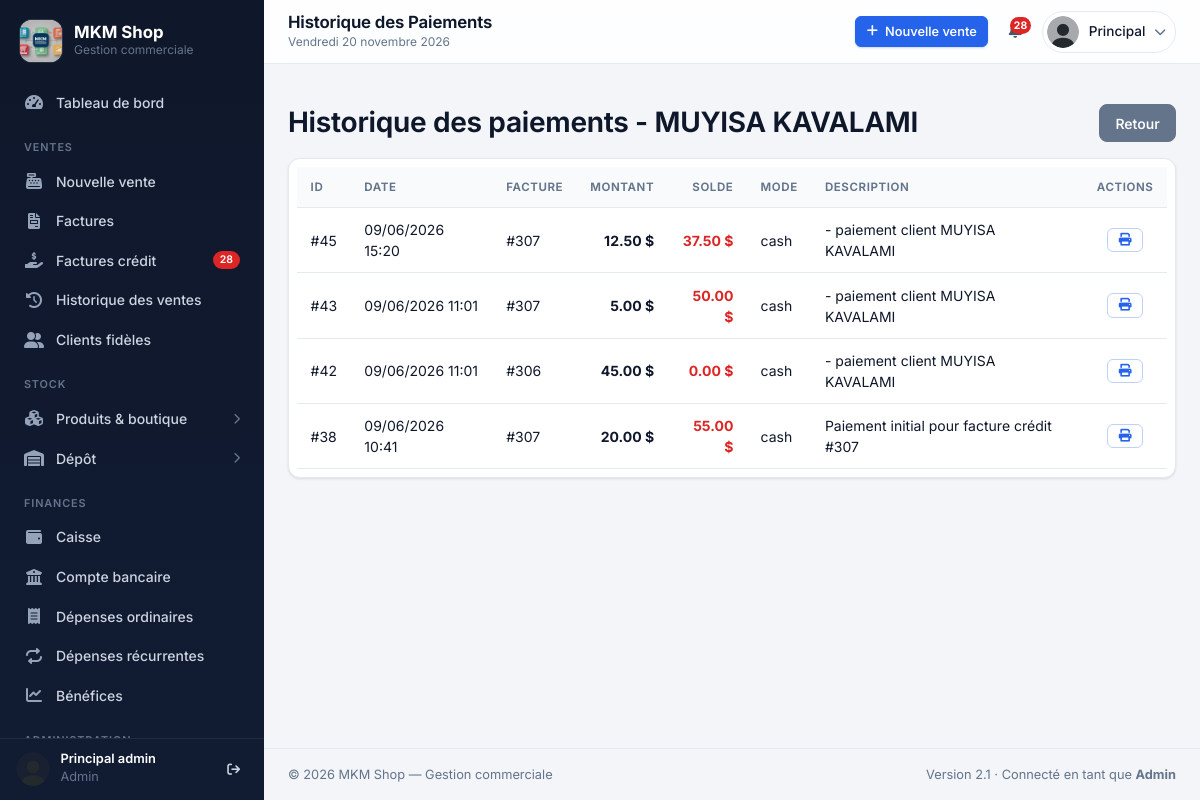
The app's page /paiements/client/1 (signed in) with its own data.
### app/models.py (models this page shows, shortened)
class User(UserMixin, db.Model):
    __tablename__ = 'user'
    id = db.Column(db.Integer, primary_key=True)
    email = db.Column(db.String(100), unique=True, nullable=False)
    password = db.Column(db.String(100), nullable=False)
    firstname = db.Column(db.String(100), nullable=True)
    lastname = db.Column(db.String(100), nullable=True)
    photo = db.Column(db.String(200), nullable=True)
    role = db.Column(db.String(50), default='vendeur')
    permissions = db.Column(JSON, nullable=True)
    def is_admin(self):
        return self.role == 'admin'
    PERMISSION_ALIASES = {
        'gestion_depenses_recurrentes': {'gestion_depenses_recurentes'},
    }
    def has_permission(self, permission):
        if self.is_admin():
            return True
        if not self.permissions:
            return False
        if permission in self.permissions:
            return True
        return any(alias in self.permissions for alias in self.PERMISSION_ALIASES.get(permission, ()))

class Clients(db.Model):
    __tablename__ = 'clients'
    id = db.Column(db.Integer, primary_key=True)
    nom = db.Column(db.String(100), unique=True, nullable=False)
    telephone = db.Column(db.String(50), nullable=True)
    email = db.Column(db.String(100), nullable=True)
    adresse = db.Column(db.String(200), nullable=True)
    notes = db.Column(db.Text, nullable=True)
    date_creation = db.Column(db.DateTime, default=datetime.utcnow)

class Paiements(db.Model):
    __tablename__ = 'paiements'
    id = db.Column(db.Integer, primary_key=True)
    facture_id = db.Column(db.Integer, db.ForeignKey('factures.id'), nullable=False)
    montant = db.Column(db.Float, nullable=False)
    date_paiement = db.Column(db.DateTime, nullable=False, default=datetime.now)
    description = db.Column(db.String(200))
    mode_paiement = db.Column(db.String(50), default='cash')
    facture = db.relationship('Factures', backref=db.backref('paiements', lazy=True))

### app/routes.py (the view)
@bp.route('/paiements/client/<int:client_id>')
@login_required
@permission_required('gestion_ventes')
def historique_paiements_client(client_id):
    client = Clients.query.get_or_404(client_id)
    factures = Factures.query.filter_by(client_id=client_id).all()
    facture_ids = [f.id for f in factures]
    paiements = Paiements.query.filter(Paiements.facture_id.in_(facture_ids)).order_by(Paiements.date_paiement.asc()).all()
    paiements_with_solde = []
    solde_par_facture = {}
    for paiement in paiements:
        facture = paiement.facture
        if facture.id not in solde_par_facture:
            solde_par_facture[facture.id] = facture.montant_total
        solde_par_facture[facture.id] -= paiement.montant
        paiements_with_solde.append({
            'id': paiement.id,
            'montant': paiement.montant,
            'date_paiement': paiement.date_paiement,
            'mode_paiement': paiement.mode_paiement,
            'description': paiement.description,
            'facture_id': paiement.facture_id,
            'solde': max(solde_par_facture[paiement.facture_id], 0)
        })
    paiements_with_solde.reverse()
    return render_template('historique_paiements_client.html', client=client, paiements=paiements_with_solde)

### app/routes.py (called while the page is built)
def peut_voir_couts(user):
    return bool(user and user.is_authenticated and user.has_permission('voir_benefice'))

def permission_required(permission):
    def decorator(f):
        @wraps(f)
        def decorated_function(*args, **kwargs):
            if not current_user.has_permission(permission):
                flash("Accès refusé. Vous n'avez pas les permissions nécessaires.", 'danger')
                return redirect(url_for('routes.index'))
            return f(*args, **kwargs)
        return decorated_function
    return decorator

@bp.context_processor
def inject_common_variables():
    common_vars = {'factures_credit_count': 0, 'peut_voir_couts': peut_voir_couts(current_user)}
    try:
        if current_user.is_authenticated and hasattr(current_user, 'has_permission'):
            if current_user.has_permission('voir_historique_vente'):
                common_vars['factures_credit_count'] = Factures.query.filter(
                    Factures.montant_credit > 0,
                    or_(Factures.annulee == False, Factures.annulee.is_(None))
                ).count()
    except Exception as e:
        logger.warning(f"Erreur dans le context processor: {e}")
        common_vars['factures_credit_count'] = 0
    return common_vars

@login_manager.user_loader
def load_user(user_id):
    return User.query.get(int(user_id))

### app/templates/historique_paiements_client.html (shortened to what this page needs)
{% extends "layout.html" %}
{% block content %}
<div class="container py-3">
    <div class="d-flex justify-content-between align-items-center mb-3">
        <h3 class="mb-0">Historique des paiements - {{ client.nom }}</h3>
        <a href="{{ url_for('routes.factures_credit') }}" class="btn btn-secondary">Retour</a>
    </div>
    <div class="card">
        <div class="card-body p-2">
            {% if paiements %}
            <div class="table-responsive">
                <table class="table table-sm mb-0">
                    <thead class="table-light">
                        <tr>
                            <th>ID</th>
                            <th>Date</th>
                            <th>Facture</th>
                            <th class="text-end">Montant</th>
                            <th class="text-end">Solde</th>
                            <th>Mode</th>
                            <th>Description</th>
                            <th class="text-center">Actions</th>
                        </tr>
                    </thead>
                    <tbody>
                        {% for p in paiements %}
                        <tr>
                            <td>#{{ p.id }}</td>
                            <td>{{ p.date_paiement.strftime('%d/%m/%Y %H:%M') }}</td>
                            <td>#{{ p.facture_id }}</td>
                            <td class="text-end fw-bold">{{ "%.2f"|format(p.montant) }} $</td>
                            <td class="text-end fw-bold text-danger">{{ "%.2f"|format(p.solde) }} $</td>
                            <td>{{ p.mode_paiement }}</td>
                            <td>{{ p.description or '-' }}</td>
                            <td class="text-center">
                                <a href="{{ url_for('routes.imprimer_recu_paiement', paiement_id=p.id) }}" class="btn btn-sm btn-outline-primary" target="_blank">
                                    <i class="fas fa-print"></i>
                                </a>
                            </td>
                        </tr>
                        {% endfor %}
                    </tbody>
                </table>
            </div>
            {% else %}
            <div class="text-center p-4 text-muted">Aucun paiement trouvé pour ce client.</div>
            {% endif %}
        </div>
    </div>
</div>
{% endblock %}

### app/templates/layout.html (shortened to what this page needs)
<!DOCTYPE html>
<html lang="fr">
<head>
    <link href="{{ url_for('static', filename='css/bootstrap.min.css') }}" rel="stylesheet">
    <link href="{{ url_for('static', filename='css/all.min.css') }}" rel="stylesheet">
    <link href="{{ url_for('static', filename='css/style.css') }}" rel="stylesheet">
</head>
<body>
    {% set ep = request.endpoint or '' %}
    {% set photo_profil = url_for('static', filename=current_user.photo if current_user.is_authenticated and current_user.photo else 'uploads/default.png') %}
    {% macro nav_item(endpoint, href, icon, label, badge=None) -%}
        <a href="{{ href }}" class="nav-link {% if request.endpoint == endpoint %}active{% endif %}">
            <i class="fas {{ icon }}"></i><span>{{ label }}</span>
            {% if badge %}<span class="badge bg-danger rounded-pill">{{ badge }}</span>{% endif %}
        </a>
    {%- endmacro %}
    <aside class="sidebar" id="sidebar" aria-label="Navigation principale">
        <div class="sidebar-brand">
            <img src="{{ url_for('static', filename='uploads/logo.png') }}" alt="Logo MKM">
            <div>
                <div class="brand-name">MKM Shop</div>
                <div class="brand-sub">Gestion commerciale</div>
            </div>
        </div>
        <nav class="sidebar-nav">
            {{ nav_item('routes.index', '/', 'fa-gauge-high', 'Tableau de bord') }}
            {% if current_user.is_authenticated %}
                {% if current_user.has_permission('gestion_ventes') or current_user.has_permission('voir_historique_vente') %}
                    <div class="nav-section">Ventes</div>
                    {% if current_user.has_permission('gestion_ventes') %}
                        {{ nav_item('routes.ventes', '/ventes', 'fa-cash-register', 'Nouvelle vente') }}
                    {% endif %}
                    {% if current_user.has_permission('voir_historique_vente') %}
                        {{ nav_item('routes.factures', '/factures', 'fa-file-invoice', 'Factures') }}
                        {{ nav_item('routes.factures_credit', '/factures_credit', 'fa-hand-holding-dollar', 'Factures crédit', factures_credit_count if factures_credit_count > 0 else None) }}
                        {{ nav_item('routes.historique_ventes', '/historique_ventes', 'fa-clock-rotate-left', 'Historique des ventes') }}
                    {% endif %}
                    {% if current_user.has_permission('gestion_ventes') %}
                        {{ nav_item('routes.gestion_clients', '/gestion_clients', 'fa-user-group', 'Clients fidèles') }}
                    {% endif %}
                {% endif %}
                {% set voir_stock = current_user.has_permission('gestion_produits') or current_user.has_permission('voir_stock_boutique') or current_user.has_permission('voir_stock_globale') %}
                {% set voir_depot = current_user.has_permission('gestion_depot') or current_user.has_permission('voir_stock_depot') %}
                {% if voir_stock or voir_depot %}
                    <div class="nav-section">Stock</div>
                    {% if voir_stock %}
                        {% set produits_eps = ['routes.gestion_produits', 'routes.entrees_sorties', 'routes.stock_boutique', 'routes.stock_global', 'routes.produits_en_route'] %}
                        <button type="button" class="nav-link nav-group-toggle {% if ep in produits_eps %}active has-active{% endif %}" data-group="produits" aria-expanded="{{ 'true' if ep in produits_eps else 'false' }}">
                            <i class="fas fa-cubes"></i><span>Produits &amp; boutique</span><i class="fas fa-chevron-right chevron"></i>
                        </button>
                    {% endif %}
                    {% if voir_depot %}
                        {% set depot_eps = ['routes.gestion_transactions_depot', 'routes.gestion_livraisons', 'routes.stock_depot', 'routes.livraisons_client'] %}
                        <button type="button" class="nav-link nav-group-toggle {% if ep in depot_eps %}active has-active{% endif %}" data-group="depot" aria-expanded="{{ 'true' if ep in depot_eps else 'false' }}">
                            <i class="fas fa-warehouse"></i><span>Dépôt</span><i class="fas fa-chevron-right chevron"></i>
                        </button>
                    {% endif %}
                {% endif %}
                {% if current_user.has_permission('gestion_caise') or current_user.has_permission('gestion_banque') or current_user.has_permission('voir_benefice') or current_user.has_permission('gestion_depenses_ordinaires') or current_user.has_permission('gestion_depenses_recurrentes') %}
                    <div class="nav-section">Finances</div>
                    {% if current_user.has_permission('gestion_caise') %}
                        {{ nav_item('routes.gestion_caisse', '/gestion_caisse', 'fa-wallet', 'Caisse') }}
                    {% endif %}
                    {% if current_user.has_permission('gestion_banque') %}
                        {{ nav_item('routes.gestion_compte_bancaire', '/gestion_compte_bancaire', 'fa-university', 'Compte bancaire') }}
                    {% endif %}
                    {% if current_user.has_permission('gestion_depenses_ordinaires') %}
                        {{ nav_item('routes.gestion_depenses_ordinaires', '/depenses_ordinaires', 'fa-receipt', 'Dépenses ordinaires') }}
                    {% endif %}
                    {% if current_user.has_permission('gestion_depenses_recurrentes') %}
                        {{ nav_item('routes.gestion_depenses_recurrentes', '/depenses_recurrentes', 'fa-repeat', 'Dépenses récurrentes') }}
                    {% endif %}
                    {% if current_user.has_permission('voir_benefice') %}
                        {{ nav_item('routes.gestion_benefices', '/benefices', 'fa-chart-line', 'Bénéfices') }}
                    {% endif %}
                {% endif %}
                <div class="nav-section">Administration</div>
            {% endif %}
        </nav>
        {% if current_user.is_authenticated %}
        <div class="sidebar-footer">
            <img src="{{ photo_profil }}" alt="">
            <div class="text-truncate">
                <div class="who text-truncate">{{ current_user.firstname or '' }} {{ current_user.lastname or '' }}</div>
                <div class="role">{{ current_user.role }}</div>
            </div>
            <a href="/logout" title="Déconnexion" aria-label="Déconnexion"><i class="fas fa-arrow-right-from-bracket"></i></a>
        </div>
        {% endif %}
    </aside>
    <div class="content">
        <header class="topbar">
            <div class="page-title">
                <h1 id="topbar-title" data-fallback="{{ self.title()|replace(' - MKM Shop', '')|trim }}">{% block page_title %}{% endblock %}</h1>
                <div class="crumb d-none d-sm-block"></div>
            </div>
            <div class="topbar-actions">
                {% if current_user.is_authenticated %}
                    {% if current_user.has_permission('gestion_ventes') and ep != 'routes.ventes' %}
                        <a href="/ventes" class="btn btn-primary btn-sm d-none d-md-inline-flex">
                            <i class="fas fa-plus me-1"></i> Nouvelle vente
                        </a>
                    {% endif %}
                    {% if current_user.has_permission('voir_historique_vente') %}
                        <a href="/factures_credit" class="icon-btn" title="Factures en crédit" aria-label="Factures en crédit">
                            {% if factures_credit_count > 0 %}<span class="dot">{{ factures_credit_count }}</span>{% endif %}
                        </a>
                    {% endif %}
                    <div class="dropdown">
                        <button class="profile-btn" id="profileDropdown" data-bs-toggle="dropdown" aria-expanded="false">
                            <img src="{{ photo_profil }}" alt="Photo de profil">
                            <span class="d-none d-md-inline">{{ current_user.firstname or current_user.email }}</span>
                            <i class="fas fa-chevron-down small text-muted d-none d-md-inline"></i>
                        </button>
                    </div>
                {% else %}
                    <a href="/login" class="btn btn-primary btn-sm"><i class="fas fa-right-to-bracket me-1"></i> Connexion</a>
                {% endif %}
            </div>
        </header>
        <main class="main-content content-ajax">
            {% block content %}{% endblock %}
        </main>
        <footer class="app-footer">
            <span>© {{ annee_courante if annee_courante is defined else '' }} MKM Shop — Gestion commerciale</span>
            <span>Version 2.1{% if current_user.is_authenticated %} · Connecté en tant que <strong class="text-capitalize">{{ current_user.role }}</strong>{% endif %}</span>
        </footer>
    </div>
</body>
</html>

### records on screen
User: firstname "Principal", lastname "admin", role "Admin"
Clients: nom "MUYISA KAVALAMI"
Paiements: id "45", date_paiement "09/06/2026 15:20", facture_id "307", montant "12.50", solde "37.50", mode_paiement "cash", description "- paiement client MUYISA KAVALAMI"
Paiements: id "43", date_paiement "09/06/2026 11:01", facture_id "307", montant "5.00", solde "50.00", mode_paiement "cash", description "- paiement client MUYISA KAVALAMI"
Paiements: id "42", date_paiement "09/06/2026 11:01", facture_id "306", montant "45.00", solde "0.00", mode_paiement "cash", description "- paiement client MUYISA KAVALAMI"
Paiements: id "38", date_paiement "09/06/2026 10:41", facture_id "307", montant "20.00", solde "55.00", mode_paiement "cash", description "Paiement initial pour facture crédit #307"

### other values on screen
{{ label }} "Tableau de bord Nouvelle vente Factures Factures crédit Historique des ventes Clients fidèles Caisse Compte bancaire Dépenses ordinaires Dépenses récurrentes Bénéfices"
{{ badge }} "28"
{{ factures_credit_count }} "28"
